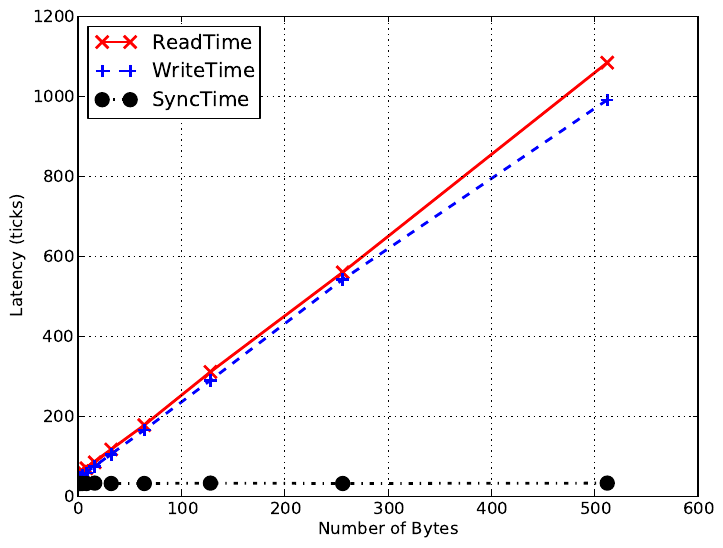

Generate this figure with Python:
#!/usr/bin/python

import matplotlib.pyplot as plt
import csv, sys, re, random, os, time

########## Data reading section

datfile="flash-exp.txt"
Mcsv = csv.reader(open(datfile, 'rb'), delimiter=',', quotechar='"')

# Mapping from column name to column index
I = {}

# Matrix of all the rows
M = []

rowNum = 0
for row in Mcsv:
    rowNum += 1
    if (rowNum == 1):
        for i in range(len(row)):
            I[row[i]] = i
        continue
    else:
        M.append(row)

########## Plot configuration section

colors = { 'ReadTime':'red', 'WriteTime':'blue', 'SyncTime':'black' }
markers = { 'ReadTime':'x', 'WriteTime':'+', 'SyncTime':'o' }
lss = { 'ReadTime':'-', 'WriteTime':'--', 'SyncTime':'-.' }

########## Plotting section

bytes_col = map(lambda r: r[I['NumBytes']], M)

for col in ['ReadTime','WriteTime', 'SyncTime']:
    latency_col = map(lambda r: r[I[col]], M)
    plt.plot(bytes_col, latency_col, label=col, ls=lss[col], color=colors[col], marker=markers[col], markersize=9, mew=2, linewidth=2)

plt.xlabel('Number of Bytes')
plt.ylabel('Latency (ticks)')
plt.grid(b='on')
plt.legend(loc=0)
#plt.show()
plt.savefig("flash-exp.pdf", bbox_inches='tight')
